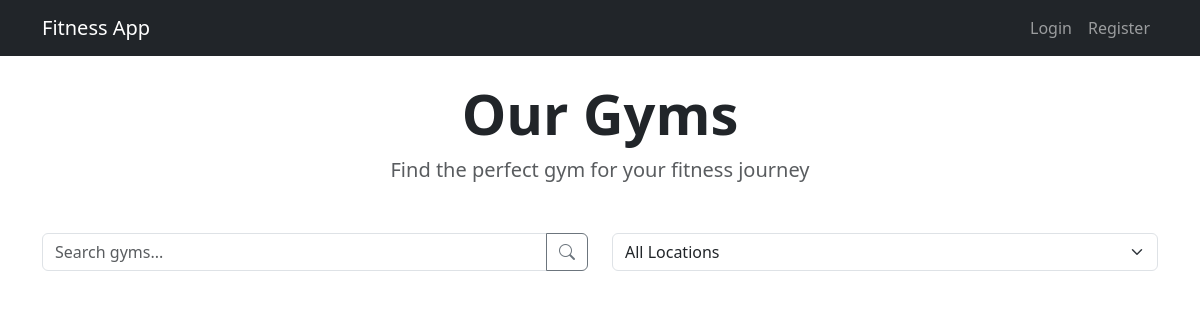
Page /gyms on the earlier database version.
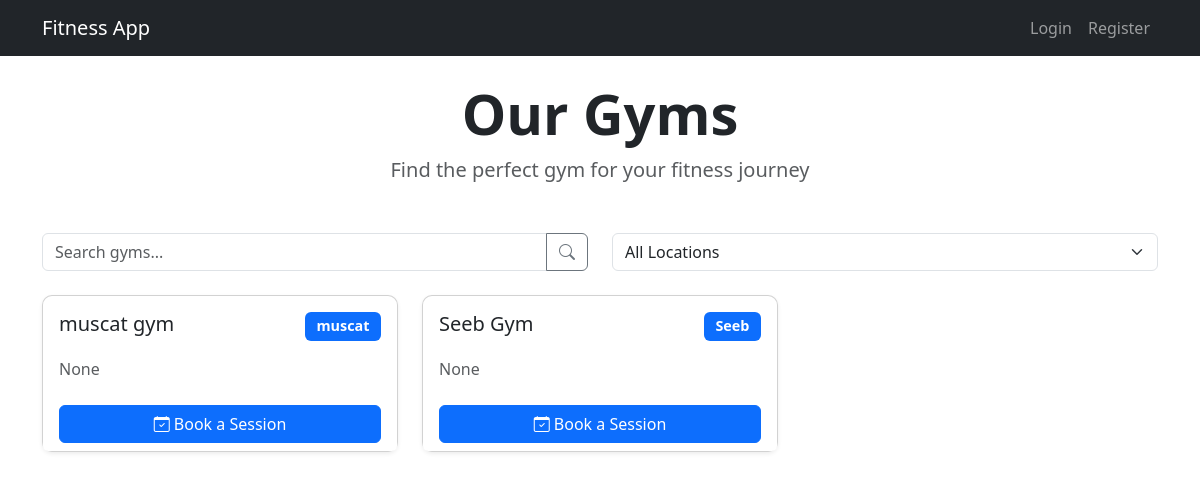
Same page on the later database version.
### app/models.py (models this page shows)
class Gym(db.Model):
    id = db.Column(db.Integer, primary_key=True)
    name = db.Column(db.String(150), nullable=False)
    location = db.Column(db.String(150))
    description = db.Column(db.Text)
    is_active = db.Column(db.Boolean, default=True)
    created_at = db.Column(db.DateTime, default=datetime.utcnow)
    updated_at = db.Column(db.DateTime, default=datetime.utcnow, onupdate=datetime.utcnow)

### app/routes.py (the view)
@main.route('/gyms')
def gyms():
    gyms = Gym.query.filter_by(is_active=True).all()
    locations = []
    return render_template('gyms.html', gyms=gyms, locations=locations)

### app/templates/gyms.html (shortened to what this page needs)
{% extends "base.html" %}
{% block content %}
<div class="container mt-4">
    <div class="text-center mb-5">
        <h1 class="display-4 fw-bold">Our Gyms</h1>
        <p class="lead text-muted">Find the perfect gym for your fitness journey</p>
    </div>
    <div class="row mb-4">
        <div class="col-md-6">
            <div class="input-group">
                <input type="text" class="form-control" id="searchInput" placeholder="Search gyms...">
                <button class="btn btn-outline-secondary" type="button">
                    <i class="bi bi-search"></i>
                </button>
            </div>
        </div>
        <div class="col-md-6">
            <select class="form-select" id="locationFilter">
                <option value="">All Locations</option>
            </select>
        </div>
    </div>
    <div class="row g-4" id="gymsContainer">
        {% for gym in gyms %}
        <div class="col-md-6 col-lg-4 gym-card" data-location="{{ gym.location }}">
            <div class="card h-100 shadow-sm">
                <div class="card-body">
                    <div class="d-flex justify-content-between align-items-start mb-3">
                        <h5 class="card-title mb-0">{{ gym.name }}</h5>
                        <span class="badge bg-primary">{{ gym.location }}</span>
                    </div>
                    <p class="card-text text-muted">{{ gym.description }}</p>
                </div>
                <div class="card-footer bg-white border-top-0">
                    <div class="d-grid">
                        <a href="{{ url_for('main.booking') }}" class="btn btn-primary">
                            <i class="bi bi-calendar-check"></i> Book a Session
                        </a>
                    </div>
                </div>
            </div>
        </div>
        {% endfor %}
    </div>
</div>
{% endblock %}

### app/templates/base.html (shortened to what this page needs)
<!DOCTYPE html>
<html lang="en">
<head>
    <link href="https://cdn.jsdelivr.net/npm/bootstrap@5.3.0/dist/css/bootstrap.min.css" rel="stylesheet">
    <link rel="stylesheet" href="https://cdn.jsdelivr.net/npm/bootstrap-icons@1.7.2/font/bootstrap-icons.css">
</head>
<body>
    <nav class="navbar navbar-expand-lg navbar-dark bg-dark">
        <div class="container">
            <a class="navbar-brand" href="{{ url_for('main.home') }}">Fitness App</a>
            <div class="collapse navbar-collapse" id="navbarNav">
                <ul class="navbar-nav ms-auto">
                    {% if current_user.is_authenticated %}
                        <li class="nav-item">
                            <a class="nav-link" href="{{ url_for('main.profile') }}">Profile</a>
                        </li>
                        <li class="nav-item">
                            <a class="nav-link" href="{{ url_for('main.workouts') }}">Workouts</a>
                        </li>
                        <li class="nav-item">
                            <a class="nav-link" href="{{ url_for('main.exercises') }}">Exercises</a>
                        </li>
                        <li class="nav-item">
                            <a class="nav-link" href="{{ url_for('main.gyms') }}">Gyms</a>
                        </li>
                        <li class="nav-item">
                            <a class="nav-link" href="{{ url_for('main.booking') }}">Bookings</a>
                        </li>
                        {% if current_user.is_admin %}
                        <li class="nav-item">
                            <a class="nav-link" href="{{ url_for('admin.dashboard') }}">
                                <i class="bi bi-speedometer2"></i> Admin Dashboard
                            </a>
                        </li>
                        {% endif %}
                        <li class="nav-item">
                            <a class="nav-link" href="{{ url_for('main.logout') }}">Logout</a>
                        </li>
                    {% else %}
                        <li class="nav-item">
                            <a class="nav-link" href="{{ url_for('main.login') }}">Login</a>
                        </li>
                        <li class="nav-item">
                            <a class="nav-link" href="{{ url_for('main.register') }}">Register</a>
                        </li>
                    {% endif %}
                </ul>
            </div>
        </div>
    </nav>
    {% block content %}{% endblock %}
</body>
</html>

### app/templates/gyms.html (style rules this page uses)
.gym-card { transition: transform 0.2s; }
.card { border-radius: 10px; }
.badge { font-size: 0.9rem; padding: 0.5em 0.8em; }

Differences in the rows shown:
added Gym: name "muscat gym", location "muscat", description "None"
added Gym: name "Seeb Gym", location "Seeb", description "None"
